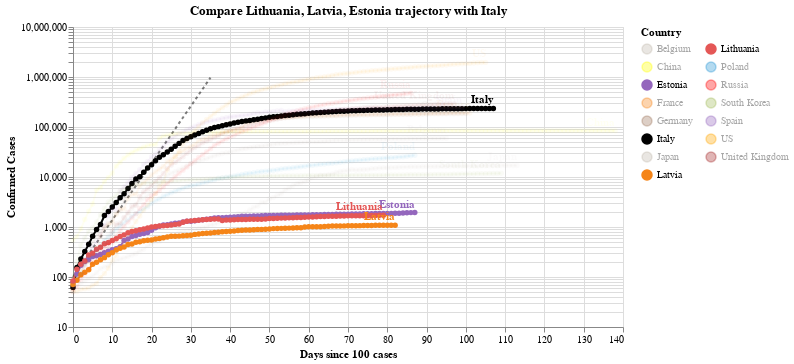

The code cell stored with this chart in its notebook:
### Code cell
#hide_input
chart3 = make_since_chart(dff2, ['Lithuania', 'Latvia', 'Estonia'], baseline_countries)
chart3

### Figure 1 — Vega-Lite specification as saved in the notebook (floating-point values rounded to 4 significant figures; data arrays with more than 128 entries replaced by an {"elided": "..."} marker saying what was removed)
{"config": {"view": {"continuousWidth": 400, "continuousHeight": 300}}, "layer": [{"data": {"name": "data-628230001892d6798b50651be41d1b3e"}, "mark": {"type": "line", "color": "black", "opacity": 0.5, "strokeDash": [3, 3]}, "encoding": {"x": {"type": "quantitative", "field": "Days since 100 cases"}, "y": {"type": "quantitative", "field": "Confirmed Cases"}}}, {"data": {"name": "data-23c15df408d650736148487455dfbfc2"}, "mark": {"type": "line", "point": true}, "encoding": {"color": {"type": "nominal", "field": "Country", "legend": {"columns": 2}, "scale": {"domain": ["Belgium", "China", "Estonia", "France", "Germany", "Italy", "Japan", "Latvia", "Lithuania", "Poland", "Russia", "South Korea", "Spain", "US", "United Kingdom"], "range": ["#C1B7AD", "yellow", "#9467bd", "#F58518", "#9D755D", "black", "#C1B7AD", "#F58518", "#E45756", "#2495D3", "red", "#A1BA59", "#9467bd", "orange", "brown"]}}, "opacity": {"condition": {"value": 1, "selection": "selector002"}, "value": 0.05}, "tooltip": [{"type": "nominal", "field": "Country"}, {"type": "temporal", "field": "Date"}, {"type": "quantitative", "field": "Confirmed Cases"}, {"type": "quantitative", "field": "Days since 100 cases"}], "x": {"type": "quantitative", "field": "Days since 100 cases"}, "y": {"type": "quantitative", "field": "Confirmed Cases", "scale": {"type": "log"}}}, "selection": {"selector002": {"type": "multi", "fields": ["Country"], "bind": "legend", "init": [{"Country": "Lithuania"}, {"Country": "Latvia"}, {"Country": "Estonia"}, {"Country": "Italy"}]}}, "width": 550}, {"data": {"name": "data-23c15df408d650736148487455dfbfc2"}, "mark": {"type": "text", "align": "right", "dy": -8, "fontWeight": "bold"}, "encoding": {"color": {"type": "nominal", "field": "Country", "legend": {"columns": 2}, "scale": {"domain": ["Belgium", "China", "Estonia", "France", "Germany", "Italy", "Japan", "Latvia", "Lithuania", "Poland", "Russia", "South Korea", "Spain", "US", "United Kingdom"], "range": ["#C1B7AD", "yellow", "#9467bd", "#F58518", "#9D755D", "black", "#C1B7AD", "#F58518", "#E45756", "#2495D3", "red", "#A1BA59", "#9467bd", "orange", "brown"]}}, "opacity": {"condition": {"value": 1, "selection": "selector002"}, "value": 0.05}, "text": {"type": "nominal", "field": "Country"}, "tooltip": [{"type": "nominal", "field": "Country"}, {"type": "temporal", "field": "Date"}, {"type": "quantitative", "field": "Confirmed Cases"}, {"type": "quantitative", "field": "Days since 100 cases"}], "x": {"type": "quantitative", "field": "Days since 100 cases"}, "y": {"type": "quantitative", "field": "Confirmed Cases", "scale": {"type": "log"}}}, "transform": [{"filter": "(datum['Date'] >= 1591574400000)"}], "width": 550}], "title": "Compare Lithuania, Latvia, Estonia trajectory with Italy", "$schema": "https://vega.github.io/schema/vega-lite/v4.0.2.json", "datasets": {"data-628230001892d6798b50651be41d1b3e": [{"Days since 100 cases": 0, "Confirmed Cases": 100.0}, {"Days since 100 cases": 1, "Confirmed Cases": 130.0}, {"Days since 100 cases": 2, "Confirmed Cases": 169.0}, {"Days since 100 cases": 3, "Confirmed Cases": 219.7}, {"Days since 100 cases": 4, "Confirmed Cases": 285.6}, {"Days since 100 cases": 5, "Confirmed Cases": 371.3}, {"Days since 100 cases": 6, "Confirmed Cases": 482.7}, {"Days since 100 cases": 7, "Confirmed Cases": 627.5}, {"Days since 100 cases": 8, "Confirmed Cases": 815.7}, {"Days since 100 cases": 9, "Confirmed Cases": 1060.0}, {"Days since 100 cases": 10, "Confirmed Cases": 1379.0}, {"Days since 100 cases": 11, "Confirmed Cases": 1792.0}, {"Days since 100 cases": 12, "Confirmed Cases": 2330.0}, {"Days since 100 cases": 13, "Confirmed Cases": 3029.0}, {"Days since 100 cases": 14, "Confirmed Cases": 3937.0}, {"Days since 100 cases": 15, "Confirmed Cases": 5119.0}, {"Days since 100 cases": 16, "Confirmed Cases": 6654.0}, {"Days since 100 cases": 17, "Confirmed Cases": 8650.0}, {"Days since 100 cases": 18, "Confirmed Cases": 11250.0}, {"Days since 100 cases": 19, "Confirmed Cases": 14620.0}, {"Days since 100 cases": 20, "Confirmed Cases": 19000.0}, {"Days since 100 cases": 21, "Confirmed Cases": 24710.0}, {"Days since 100 cases": 22, "Confirmed Cases": 32120.0}, {"Days since 100 cases": 23, "Confirmed Cases": 41750.0}, {"Days since 100 cases": 24, "Confirmed Cases": 54280.0}, {"Days since 100 cases": 25, "Confirmed Cases": 70560.0}, {"Days since 100 cases": 26, "Confirmed Cases": 91730.0}, {"Days since 100 cases": 27, "Confirmed Cases": 119300.0}, {"Days since 100 cases": 28, "Confirmed Cases": 155000.0}, {"Days since 100 cases": 29, "Confirmed Cases": 201500.0}, {"Days since 100 cases": 30, "Confirmed Cases": 262000.0}, {"Days since 100 cases": 31, "Confirmed Cases": 340600.0}, {"Days since 100 cases": 32, "Confirmed Cases": 442800.0}, {"Days since 100 cases": 33, "Confirmed Cases": 575600.0}, {"Days since 100 cases": 34, "Confirmed Cases": 748300.0}, {"Days since 100 cases": 35, "Confirmed Cases": 972800.0}], "data-23c15df408d650736148487455dfbfc2": {"elided": "1500 records"}}}
